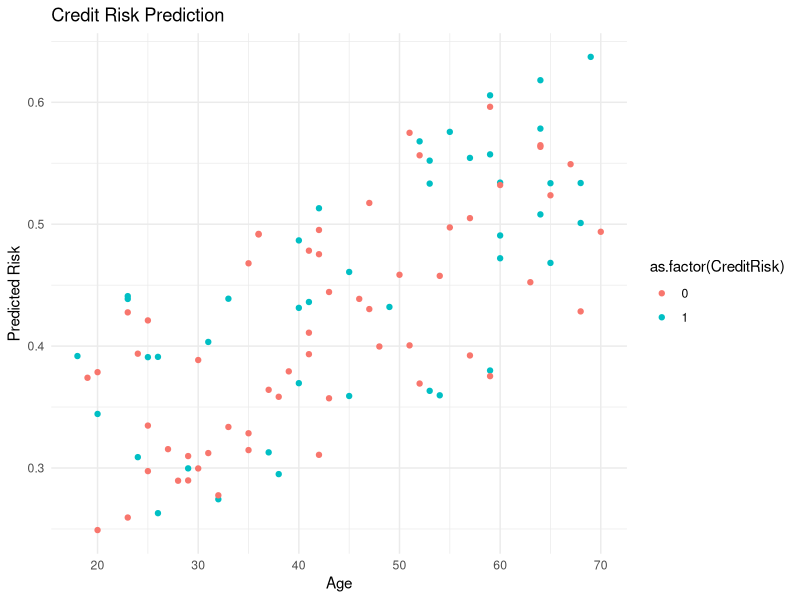

Reproduce this figure in R.
# Required Libraries
library(ggplot2)
library(dplyr)

# Generate Fake Data
set.seed(123)
n <- 100  # Number of observations
data <- data.frame(
  Age = round(runif(n, 18, 70), 0),
  Income = round(runif(n, 20000, 100000), 0),
  LoanAmount = round(runif(n, 1000, 50000), 0),
  CreditRisk = sample(c(0, 1), n, replace = TRUE)  # 0: Low Risk, 1: High Risk
)

# View the first few rows of the data
head(data)

# Regression Model
model <- glm(CreditRisk ~ Age + Income + LoanAmount, data = data, family = binomial)

# Summary of the model
summary(model)

# Predicting probabilities
data$PredictedRisk <- predict(model, type = "response")

# View the first few rows with predictions
head(data)

# Plotting the results
ggplot(data, aes(x = Age, y = PredictedRisk, color = as.factor(CreditRisk))) +
  geom_point() +
  labs(title = "Credit Risk Prediction",
       x = "Age",
       y = "Predicted Risk") +
  theme_minimal()
